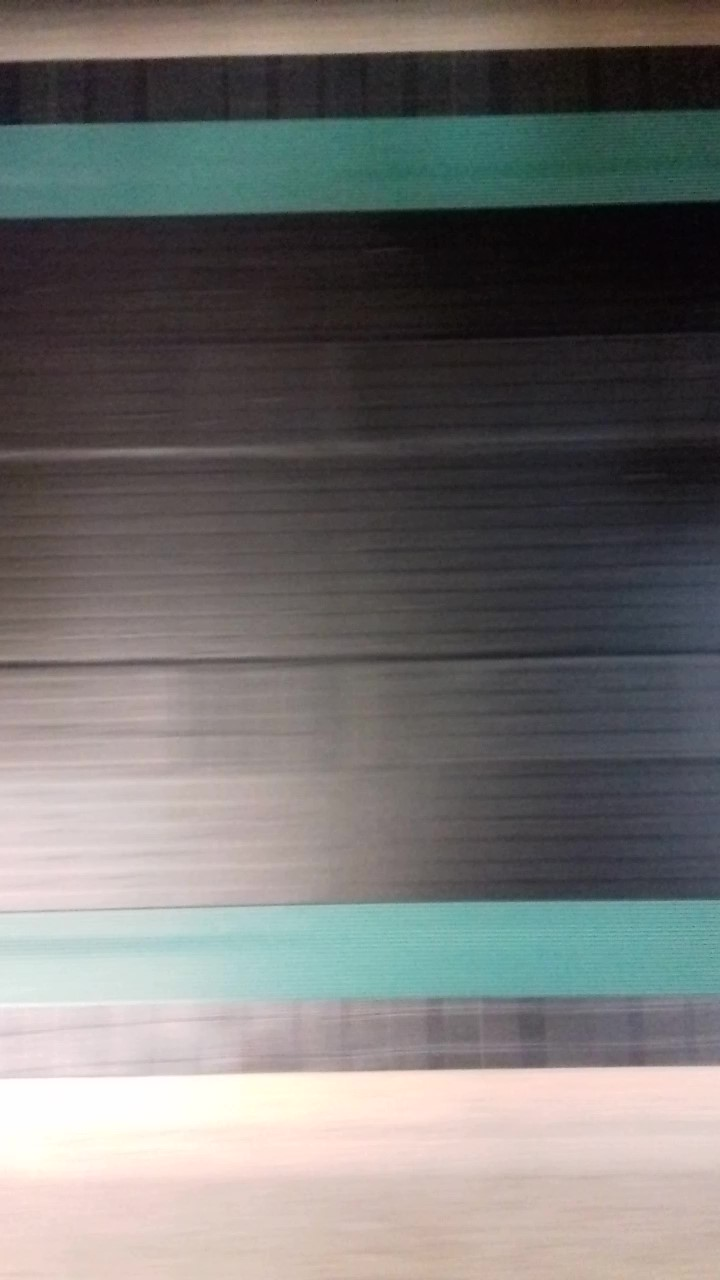
#> input picture images/tasma.jpg, 720 x 1280 px, given in place of tasma.mp4, which was not available
$ python video.py
#> lines starting #> are read from the running program, lines starting #| are printed output that depends on the picture; after the words box and inside, x2 and y2 are one past the last pixel; in counts of white or black regions, pixels touching at a corner belong together; pictures that were not available may be replaced by others from this repository, and a replacement may not be noted
import numpy as np
import cv2

def nothing(x):
    pass

def create_trackbars():
    cv2.createTrackbar('min', 'frame', 0, 255, nothing)
    cv2.createTrackbar('max', 'frame', 0, 255, nothing)
    cv2.setTrackbarPos('min', 'frame', 30)
    cv2.setTrackbarPos('max', 'frame', 255)

def draw_lines(img, min_val=100, max_val=200):
    gray = cv2.cvtColor(img, cv2.COLOR_BGR2GRAY)
    edges = cv2.Canny(gray, min_val, max_val, apertureSize=5)
    min_line_length = 100
    max_line_gap = 10
    lines = cv2.HoughLinesP(edges, 1, np.pi / 180, 100, min_line_length, max_line_gap)
    for x1, y1, x2, y2 in lines[0]:
        cv2.line(img, (x1, y1), (x2, y2), (0, 255, 0), 2)

def draw_contours(img):
    imgray = cv2.cvtColor(img,cv2.COLOR_BGR2GRAY)
    ret,thresh = cv2.threshold(imgray,50,200,0)
    contours, hierarchy = cv2.findContours(thresh,cv2.RETR_TREE,cv2.CHAIN_APPROX_SIMPLE)
    cv2.drawContours(img, contours, -1, (255,0,0), 3)

cap = cv2.VideoCapture(r'D:\Projekty\MachineLearning\Sylwek\tasma.mp4')
# bound = ([60, 60, 40], [250, 250, 230])
bound = ([40, 40, 70], [100, 210, 210])

cv2.namedWindow('frame')
create_trackbars()

while cap.isOpened():
    ret, frame = cap.read()
#> frame is the input picture: shape (1280, 720, 3); mean B, G, R 112.7, 114.3, 115.5
    if not ret:
        break
    # gray = cv2.cvtColor(frame, cv2.COLOR_BGR2GRAY)
    # hsv = cv2.cvtColor(frame, cv2.COLOR_RGB2HSV)
    hsv = cv2.cvtColor(frame, cv2.COLOR_BGR2HSV)
#> hsv: shape (1280, 720, 3); mean H, S, V 70.8, 41.8, 123.3
    lower = np.array(bound[0], dtype="uint8")
    upper = np.array(bound[1], dtype="uint8")
    mask = cv2.inRange(hsv, lower, upper)
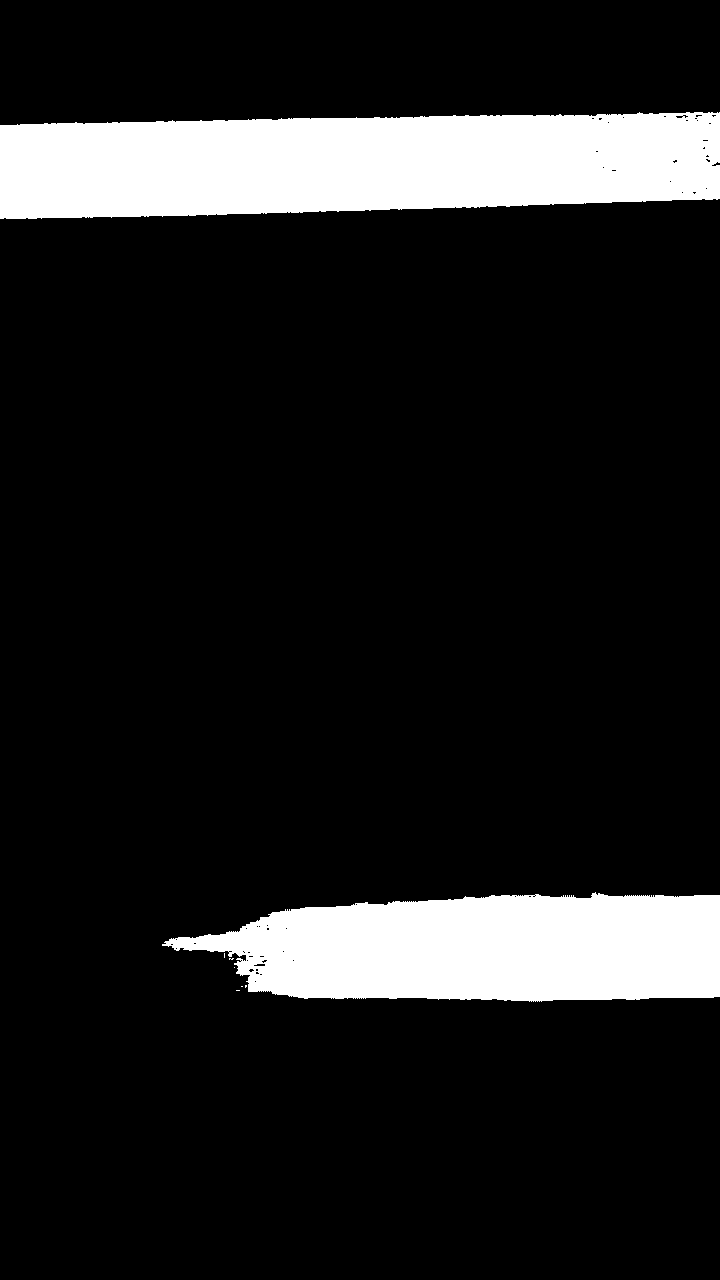
#> mask: shape (1280, 720); 12.4% white; 8 white regions (6 under 20 px), largest, box (x1, y1, x2, y2) and area: (0, 112, 720, 219) 66221, (162, 892, 720, 1002) 47745
    new_image = cv2.bitwise_and(frame, frame, mask=mask)
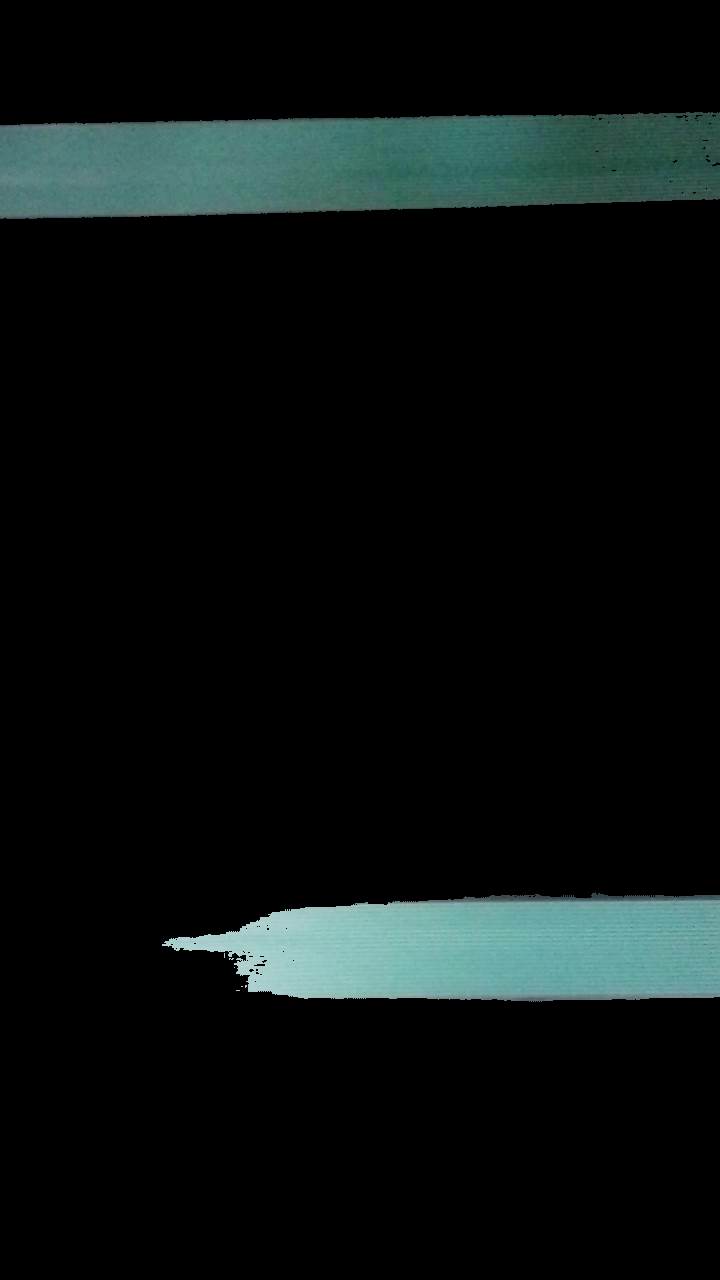
#> new_image: shape (1280, 720, 3); mean B, G, R 16.2, 16.9, 10.9
    min_val = cv2.getTrackbarPos('min', 'frame')
    max_val = cv2.getTrackbarPos('max', 'frame')
    draw_lines(new_image, min_val, max_val)
#> in draw_lines, `gray = cv2.cvtColor(img, cv2.COLOR_BGR2GRAY)`:
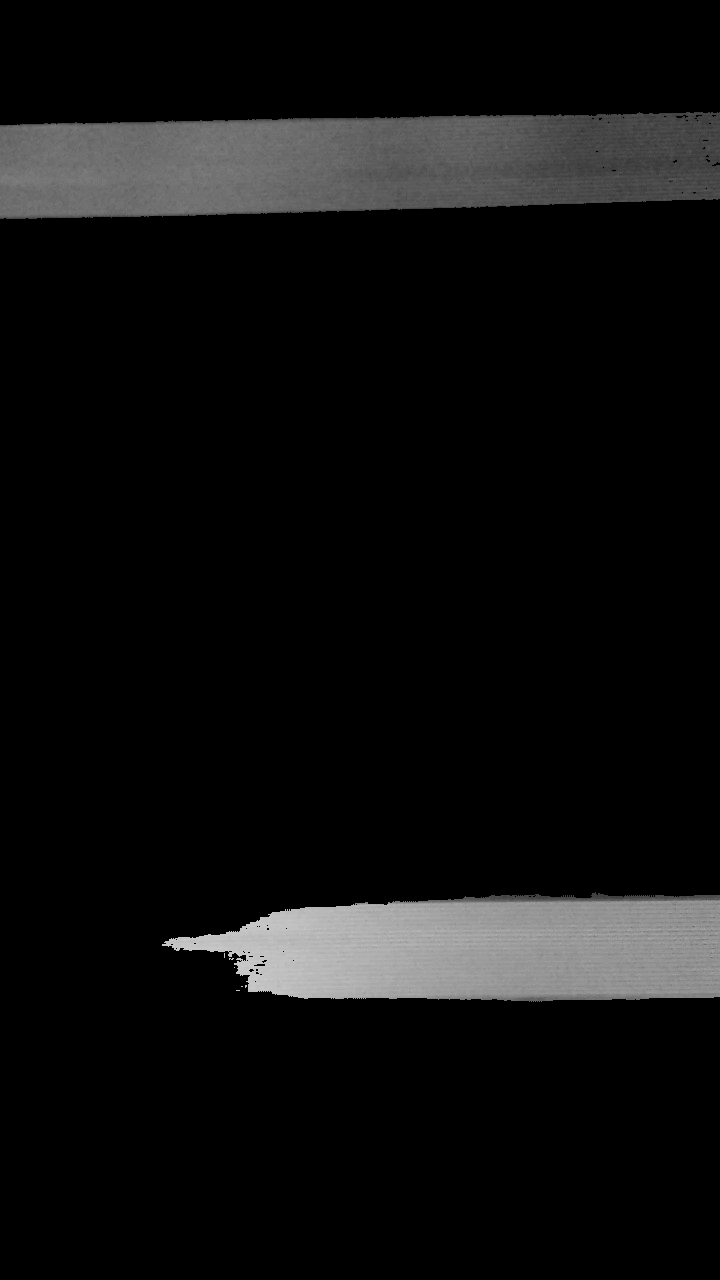
#> gray: shape (1280, 720); min 0, max 200, mean 15
#> in draw_lines, `edges = cv2.Canny(gray, min_val, max_val, apertureSize=5)`:
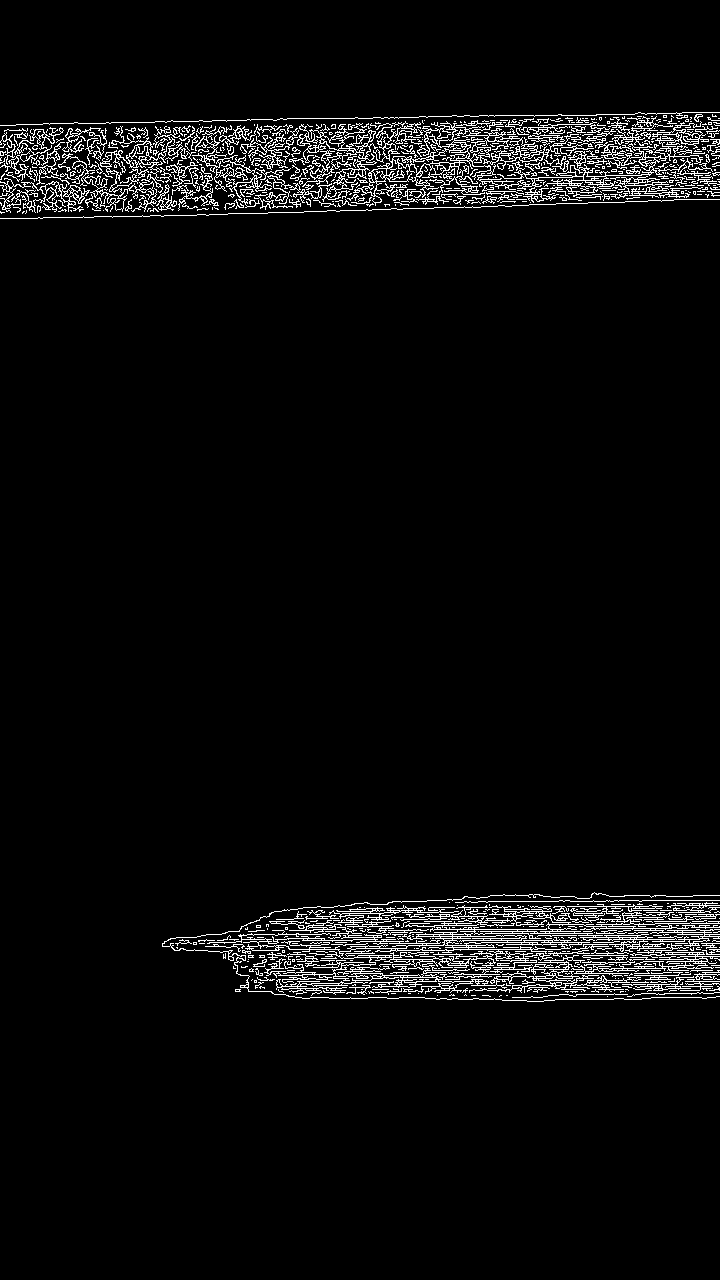
#> edges: shape (1280, 720); 4.3% white in thin lines or dots, all inside (x1, y1, x2, y2) = (0, 112, 720, 1002)
#> in draw_lines, `lines = cv2.HoughLinesP(edges, 1, np.pi / 180, 100, min_line_length, m..`: lines = 438 rows, first 6: [358, 118, 372, 118], [580, 192, 594, 192], [495, 115, 533, 115], [540, 177, 568, 177], [644, 193, 661, 193], [480, 179, 493, 179]
#> the loop in draw_lines, `for x1, y1, x2, y2 in lines[0]:` made 1 pass
#> after the loop in draw_lines, `for x1, y1, x2, y2 in lines[0]:`: img: shape (1280, 720, 3); 0.01% of pixels changed, all inside (x1, y1, x2, y2) = (357, 117, 374, 120)
    #draw_contours(new_image)
    cv2.imshow('frame', new_image)
    # cv2.imshow('frame', frame)
    if cv2.waitKey(1) & 0xFF == ord('q'):
#> (key q is pressed here)
        break

cap.release()
cv2.destroyAllWindows()
